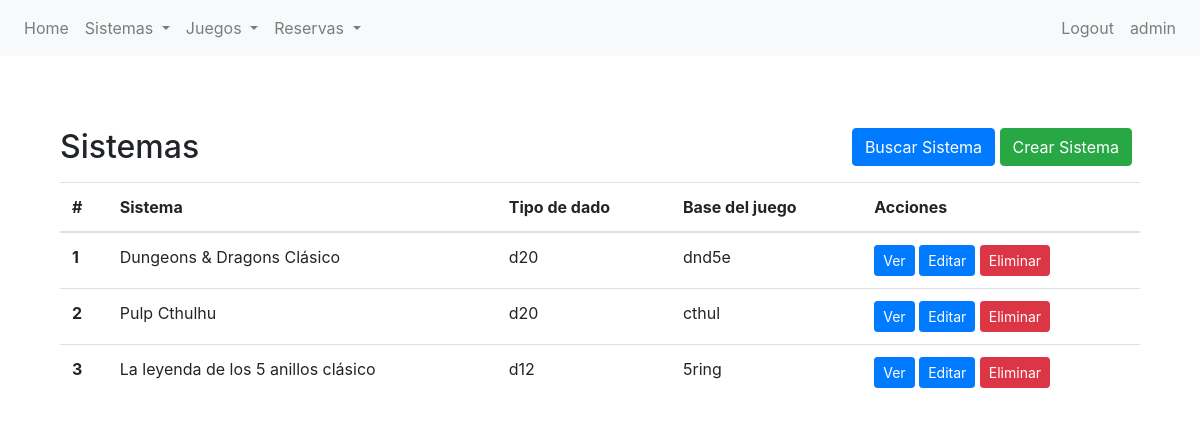
Screenshot of /partidas/sistema/list/ (signed in) with the database file from the repository.
### partidas/models.py (models this page shows, shortened)
class Sistema(models.Model):
    nombre = models.CharField(max_length=100)
    dado = models.CharField(
        max_length=6,
        choices=Dado.choices,
        default=Dado.D20
        )
    base = models.CharField(
        max_length=6,
        choices=Base.choices,
        default=Base.DND5E
        )
    descripcion = models.CharField(max_length=500)

### partidas/views.py (the view)
# urls.py: path("sistema/list/", SistemaListView.as_view(), name="sistema-list"),
class SistemaListView(LoginRequiredMixin, ListView):
    model = Sistema
    template_name = "partidas/vbc/sistema-list.html"
    context_object_name = "todos_los_sistemas"

### partidas/templates/partidas/vbc/sistema-list.html (shortened to what this page needs)
{% extends 'partidas/base.html' %}
{% block content %}
<section class="py-5">
    <div class="container">
        <div class="d-flex justify-content-between align-items-center mb-3">
            <div>
                <h2 class="mb-0">Sistemas</h2>
            </div>
            <div>
                <a href="{% url 'sistema-search' %}" class="btn btn-primary">Buscar Sistema</a>
                <a href="{% url 'sistema-create' %}" class="btn btn-success mr-2">Crear Sistema</a>
            </div>
        </div>
        <table class="table">
            <thead>
                <tr>
                    <th scope="col">#</th>
                    <th scope="col">Sistema</th>
                    <th scope="col">Tipo de dado</th>
                    <th scope="col">Base del juego</th>
                    <th scope="col">Acciones</th>
                </tr>
            </thead>
            <tbody>
                {% if todos_los_sistemas %}
                {% for sistema in todos_los_sistemas %}
                <tr>
                    <th scope="row">{{ forloop.counter }}</th>
                    <td>{{ sistema.nombre }}</td>
                    <td>{{ sistema.dado }}</td>
                    <td>{{ sistema.base }}</td>
                    <td>
                        <a href="{% url 'sistema-detail' sistema.id %}" class="btn btn-primary btn-sm">Ver</a>
                        <a href="{% url 'sistema-update' sistema.id %}" class="btn btn-primary btn-sm">Editar</a>
                        <a href="{% url 'sistema-delete' sistema.id %}" class="btn btn-danger btn-sm">Eliminar</a>
                    </td>
                    {% endfor %}
                </tr>
                {% else %}
                <tr>
                    <td colspan="7">No hay Sistemas disponibles.</td>
                </tr>
                {% endif %}
            </tbody>
        </table>
    </div>
</section>
{% endblock %}

### partidas/templates/partidas/base.html (shortened to what this page needs)
{% load static %}
<!DOCTYPE html>
<html lang="en">
<head>
    <link rel="stylesheet" href="{% static 'partidas/css/bootstrap.css' %}">
</head>
<body>
    <nav class="navbar navbar-expand-lg navbar-light bg-light">
        <div class="collapse navbar-collapse" id="navbarNav">
            <ul class="navbar-nav">
                <li class="nav-item">
                    <a class="nav-link" href="{% url 'home' %}">Home</a>
                </li>
                {% if user.is_authenticated %}
                <li class="nav-item dropdown">
                    <a class="nav-link dropdown-toggle" href="#" id="navbarDropdownMenuLinkSistema" role="button" data-toggle="dropdown" aria-haspopup="true" aria-expanded="false">
                        Sistemas
                    </a>
                </li>
                <li class="nav-item dropdown">
                    <a class="nav-link dropdown-toggle" href="#" id="navbarDropdownMenuLinkJuego" role="button" data-toggle="dropdown" aria-haspopup="true" aria-expanded="false">
                        Juegos
                    </a>
                </li>
                <li class="nav-item dropdown">
                    <a class="nav-link dropdown-toggle" href="#" id="navbarDropdownMenuLinkReserva" role="button" data-toggle="dropdown" aria-haspopup="true" aria-expanded="false">
                        Reservas
                    </a>
                </li>
                {% endif %}
            </ul>
            <ul class="navbar-nav ml-auto">
                {% if user.is_authenticated %}
                    <li class="nav-item">
                        <a class="nav-link" href="{% url 'logout' %}">Logout</a>
                    </li>
                    <li class="nav-item">
                        <a class="nav-link" href="{% url 'editar-perfil' %}">{{ user }}</a>
                    </li>
                {% endif %}
            </ul>
        </div>
    </nav>
    <div class="container mt-4">
        {% block content %}{% endblock content %}
    </div>
</body>
</html>

### rows the page displays
Sistema: nombre "Dungeons & Dragons Clásico", dado "d20", base "dnd5e"
Sistema: nombre "Pulp Cthulhu", dado "d20", base "cthul"
Sistema: nombre "La leyenda de los 5 anillos clásico", dado "d12", base "5ring"

### other values shown
{{ user }} "admin"
